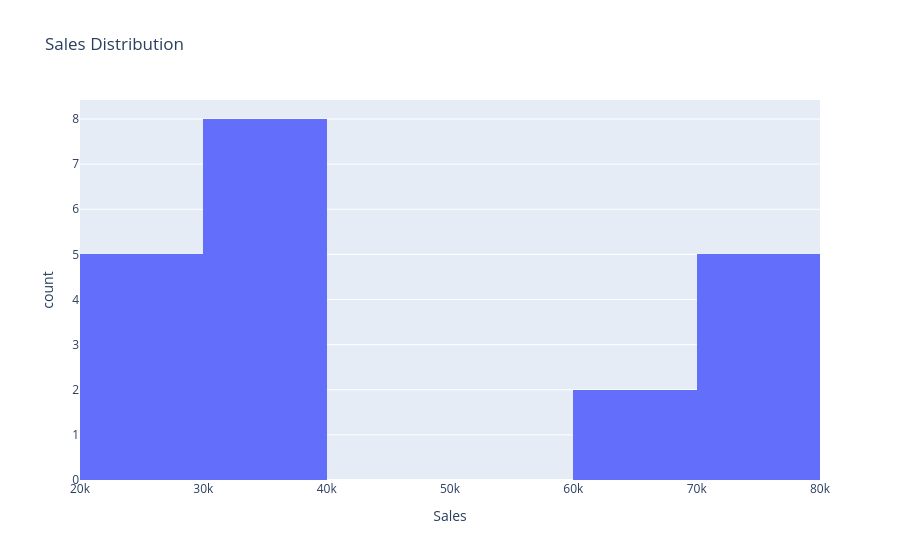

The notebook cell this image was saved under:
### Code cell
fig = px.histogram(df, x="Sales", nbins=10, title="Sales Distribution")
# fig.show(renderer="browser")
display(fig)

### Figure 1 — Plotly figure (JSON) as saved in the notebook; plotly's stock layout.template omitted (floating-point values rounded to 4 significant figures)
{"data": [{"bingroup": "x", "hovertemplate": "Sales=%{x}<br>count=%{y}<extra></extra>", "legendgroup": "", "marker": {"color": "#636efa", "pattern": {"shape": ""}}, "name": "", "nbinsx": 10, "orientation": "v", "showlegend": false, "type": "histogram", "x": [65000, 30000, 25000, 70000, 32000, 27000, 68000, 35000, 26000, 72000, 33000, 28000, 75000, 34000, 29000, 76000, 36000, 30000, 78000, 37000], "xaxis": "x", "yaxis": "y"}], "layout": {"barmode": "relative", "legend": {"tracegroupgap": 0}, "title": {"text": "Sales Distribution"}, "xaxis": {"anchor": "y", "domain": [0, 1], "title": {"text": "Sales"}}, "yaxis": {"anchor": "x", "domain": [0, 1], "title": {"text": "count"}}}}
